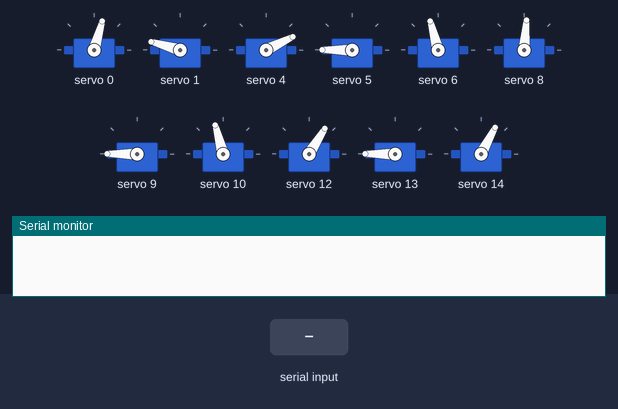
This sketch was run on a simulated Arduino Uno, built with avr-gcc and run on an emulated ATmega328P. On the bench: 11 × servo, the last lines printed to the serial monitor. Inputs (shaded band) come from the test bench. Random numbers use the default seed unless the sketch sets one.

Above: at 4.2 s.
4.3 s: "B" received over Serial
At 5.6 s:
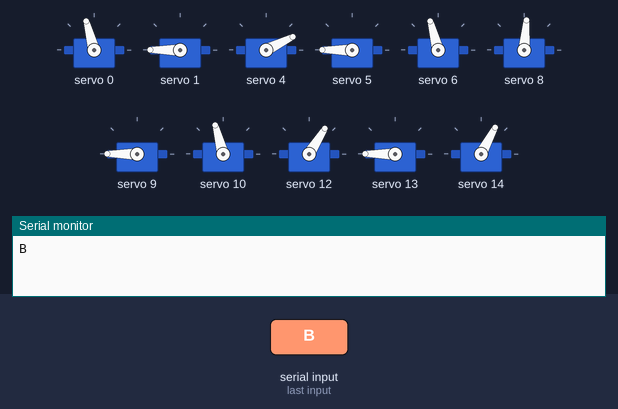
10.3 s: "C" received over Serial
At 10.47 s:
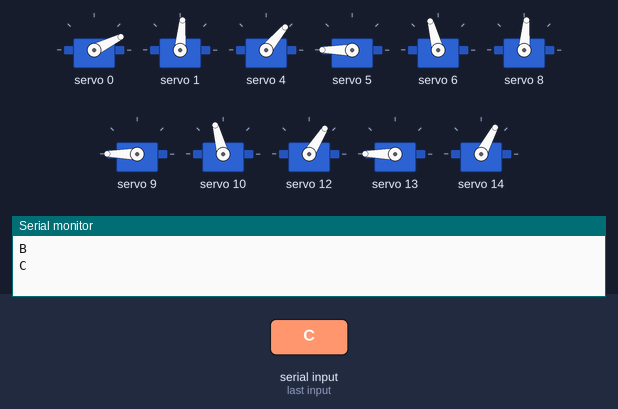
13.3 s: "D" received over Serial
At 15.88 s:
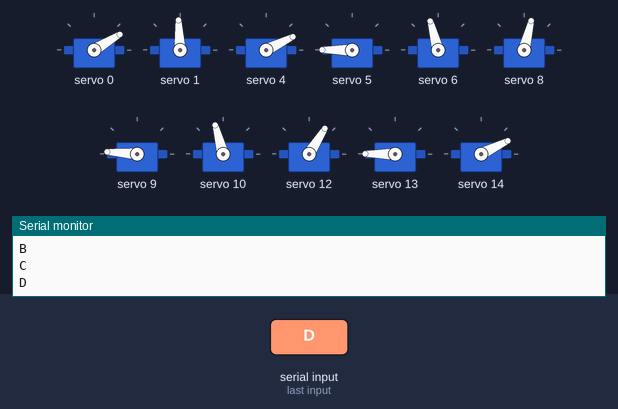
16.3 s: "E" received over Serial
At 19.28 s:
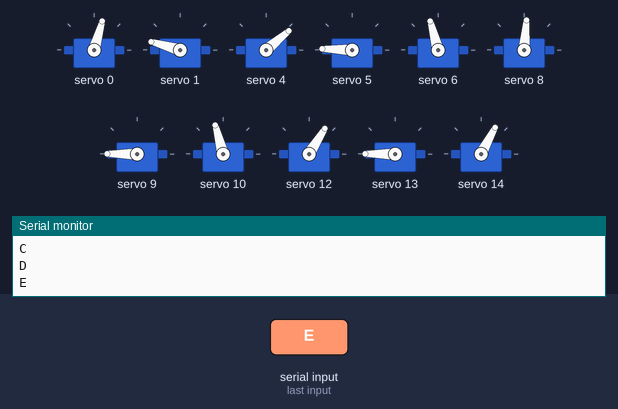
19.3 s: "F" received over Serial
Timing chart, 0 to 26.3 s (numbered marks = the images above; inputs shaded):
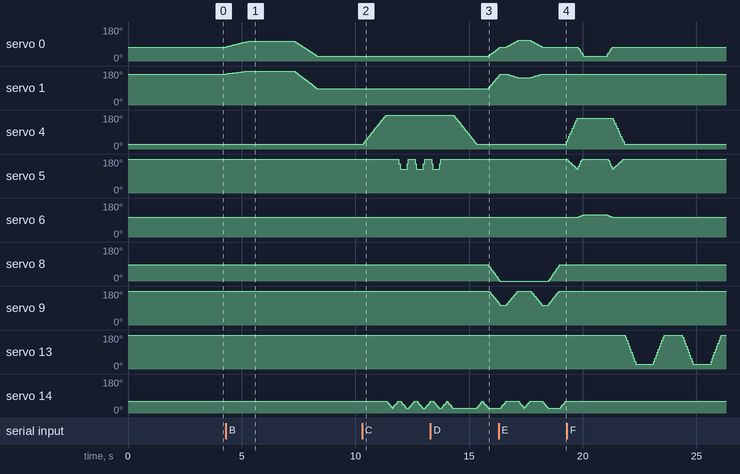

Measured:
- after the input at 4.3 s, servo 0: rises from 74° to 105° in 0.98 s, then falls to 26° in 3.0 s; servo 1: rises from 164° to 180° in 0.98 s, then falls to 85° in 3.0 s
- after the input at 13.3 s, servo 0: 26° → 64° after 2.6 s; servo 1: 85° → 148° after 2.6 s; servo 8: 85° → 13° after 2.6 s; servo 9: 180° → 121° after 2.6 s
- after the input at 16.3 s, servo 4: 26° → 40° after 3.0 s; servo 5: 180° → 178° after 3.0 s
- by itself, servo 6: rises from 105° to 117° in 0.21 s, then falls to 105° in 1.3 s

The sketch:

motorController.ino
```cpp
#include <Wire.h>
#include <Adafruit_PWMServoDriver.h>


//this is how many times a second the motors update
//a higher value will make movements smoother
const int updateRate = 20;
const int motorLowerBounds = 150;
const int motorUpperBounds = 600;
const int motorBoundRange = motorUpperBounds - motorLowerBounds;

bool firstTime = true;

int soundLengths[8] = {33000, 13000, 13000, 8000, 9000, 10000, 13000, 10000};
int turn = 1;
const int signalPin = A0;

int lastPos[16];
unsigned int soundLength = 5; //this should be set to the duration that billy is talking in seconds, should be changed as new lines are triggered
int nodReps = 3; //how many times billy should nod his head up and down
char input;

Adafruit_PWMServoDriver servoControl = Adafruit_PWMServoDriver();

void setup() {
  Serial.begin(9600);
  // initialize servos
  servoControl.begin();

  //set servo communication rates
  servoControl.setPWMFreq(60);

  //put all servos in start pos

  //waist
  servoControl.setPWM(0, 0, 320);
  lastPos[0] = 320;
  servoControl.setPWM(1, 0, 550);
  lastPos[1] = 550;
  //right arm
  servoControl.setPWM(4, 0, 200);
  servoControl.setPWM(5, 0, 600);
  servoControl.setPWM(6, 0, 400);
  lastPos[4] = 200;
  lastPos[5] = 600;
  lastPos[6] = 400;
  //left arm
  servoControl.setPWM(8, 0, 350);
  servoControl.setPWM(9, 0, 600);
  servoControl.setPWM(10, 0, 400);
  lastPos[8] = 350;
  lastPos[9] = 600;
  lastPos[10] = 400;
  //fluid power - neck
  servoControl.setPWM(12, 0, 280); //left right
  servoControl.setPWM(13, 0, 600); //front back
  lastPos[12] = 280;
  lastPos[13] = 600;
  //mouth - can kill small animals
  servoControl.setPWM(14, 0, 290);
  lastPos[14] = 290;

  delay(3000);
  input = 'Z';
}

void loop() {

  if(input != 'Z'){
    Serial.println(input);
  }


  if(input == 'B'){
  //turn waist
    int waistSideMotors[2] = {0, 1};
    int pos1[2] = {400, 600};
    int pos2[2] = {200, 350};
    moveMotor(waistSideMotors, pos1, 1, 2);
    delay(2000);
    moveMotor(waistSideMotors, pos2, 1, 2);
    delay(2000);
    input = 'Z';
  } else if(input == 'C'){
    //wave
    turn = 1;
    int mouthMotor[1] = {14};
    int openPos[1] = {200};
    int closePos[1] = {290};
    int armMotors[3] = {4, 5, 6};
    int RApos1[3] = {200, 600, 400};
    int RApos2[3] = {600, 600, 400};
    int RApos3[3] = {600, 450, 400};
    moveMotor(armMotors, RApos2, 1, 3);
    moveMotor(mouthMotor, openPos, 0.25, 1);
    moveMotor(mouthMotor, closePos, 0.25, 1);
    for(int i=0;i<3;i++){
      moveMotor(armMotors, RApos3, 0.1, 3);
      moveMotor(mouthMotor, openPos, 0.25, 1);
      moveMotor(armMotors, RApos2, 0.1, 3);
      moveMotor(mouthMotor, closePos, 0.25, 1);
    }
    moveMotor(mouthMotor, openPos, 0.25, 1);
    moveMotor(armMotors, RApos1, 1, 3);
    moveMotor(mouthMotor, closePos, 0.25, 1);
    input = 'Z';
  } else if(input == 'D'){
    //do tic tac toe turn
    turn++;
    int armMotors[3] = {8, 9, 10};
    int armWaistMotors[5] = {8, 9, 10, 0, 1};
    //int pos1[3] = {200, 300, 600}; //paw to chin
    int pos2[5] = {120, 400, 400, 320, 550}; // side of honey pot
    int pos3[5] = {50, 600, 400, 410, 500}; //push button
    int pos4[3] = {350, 600, 400}; //home pos
    //moveMotor(armMotors, pos1, 1, 3);
    //should say line here
    //delay(2000);
    int mouthMotor[1] = {14};
    int openPos[1] = {200};
    int closePos[1] = {290};
    moveMotor(mouthMotor, openPos, 0.25, 1);
    moveMotor(armWaistMotors, pos2, 0.5, 5);
    moveMotor(mouthMotor, closePos, 0.25, 1);
    moveMotor(armWaistMotors, pos3, 0.5, 5);
    moveMotor(mouthMotor, openPos, 0.25, 1);
    moveMotor(mouthMotor, closePos, 0.25, 1);
    moveMotor(armWaistMotors, pos2, 0.5, 5);
    moveMotor(mouthMotor, openPos, 0.25, 1);
    moveMotor(armMotors, pos4, 0.5, 3);
    moveMotor(mouthMotor, closePos, 0.25, 1);
    input = 'Z';
  } else if(input == 'S'){
    //moves the mouth
    if(firstTime){
      soundLength = 25;
      firstTime = false;
      int mouthMotor[3] = {14, 13, 12};
      int openPos[3] = {200, 200, 100};
      delay(750);
      int closePos[3] = {290, 600, 280};
      moveMotor(mouthMotor, openPos, 0.5, 3);
      moveMotor(mouthMotor, closePos, 0.5, 3);
    }else{
      if(turn < 5){
        soundLength = soundLengths[turn]/1000-4000;
      }else{
        soundLength = 9;
      }
    }
    int mouthMotor[1] = {14};
    int openPos[1] = {200};
    int closePos[1] = {290};
    int speakTime = 0;
    while(speakTime < soundLength*1000){
      int pause = floor(random(0, 300));
      int pause2 = floor(random(0, 300));
      moveMotor(mouthMotor, openPos, 0.25, 1);
      delay(pause);
      moveMotor(mouthMotor, closePos, 0.25, 1);
      delay(pause2);
      speakTime += (500 + pause + pause2);
    }
    input = 'Z';
  } else if(input == 'E'){
    //high-five
    int armMotors[4] = {4, 5, 6, 0};
    int pos1[4] = {550, 450, 400, 320};
    int pos2[4] = {550, 650, 430, 200};
    int pos3[4] = {200, 600, 400, 320};
    moveMotor(armMotors, pos1, 0.5, 4);
    moveMotor(armMotors, pos2, 0.25, 4);
    delay(1000);
    moveMotor(armMotors, pos1, 0.25, 4);
    moveMotor(armMotors, pos3, 0.5, 4);
    input = 'Z';
  } else if(input == 'F'){
    //nods head
    int head[1] = {13};
    int hpos1[1] = {600};
    int hpos2[1] = {200};
    for(int i=0;i<nodReps;i++){
      moveMotor(head, hpos2, 0.5, 1);
      delay(750);
      moveMotor(head, hpos1, 0.5, 1);
      delay(750);
      input = 'Z';
    }
  } else if(input == 'R'){
    //reset
    firstTime = true;
    turn = 1;
  } else if(input == 'Q'){
    turn++;
  }
  //input = 'Z';
}

//this function will move all given motors to their given positions in such a way that they arrive at the same time.
//accepts an array of servos id's, an array of the desired end positions, the time in seconds that it should take to get there, and the number of motors it will move
void moveMotor(int servos[], int pos[], float dur, int numMotors){
  int num = numMotors;
  int moveRange[num];
  int movePerUpdate[num];
  int reps = dur * updateRate;

  for(int i=0;i<num;i++){
    //startPos[i] = servos[i].read();  //defunct with special servo library
    moveRange[i] = pos[i]-lastPos[servos[i]];
    movePerUpdate[i] = moveRange[i] / reps;
  }


  //move motors with computed values
  for(int i=0;i<reps;i++){
    for(int j=0;j<num;j++){
       servoControl.setPWM(servos[j], 0, movePerUpdate[j]+lastPos[servos[j]]); //second arguement should always be zero
       lastPos[servos[j]] += movePerUpdate[j];
    }
    delay(1000/updateRate);
  }
}

void serialEvent() {
  while (Serial.available()) {
    char inChar = (char)Serial.read();
    input = inChar;
  }
}
```
